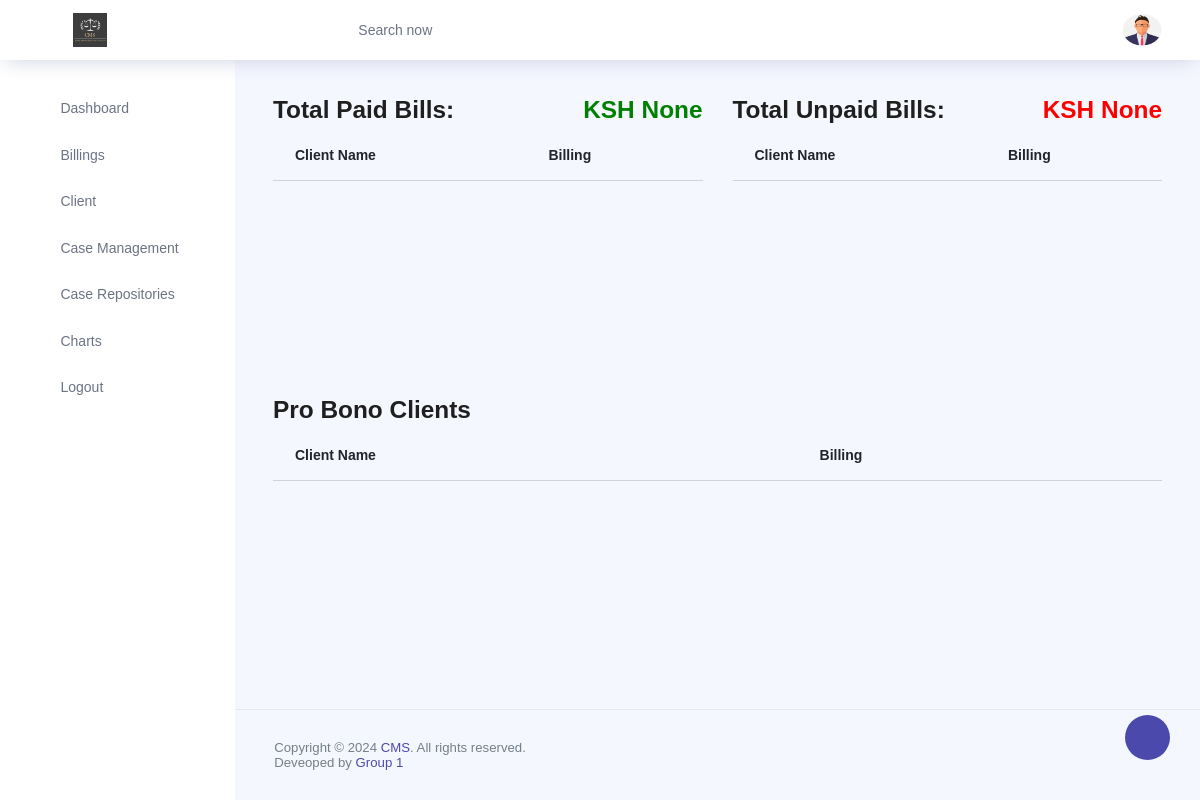
The page /billing/ on the database as committed earlier.
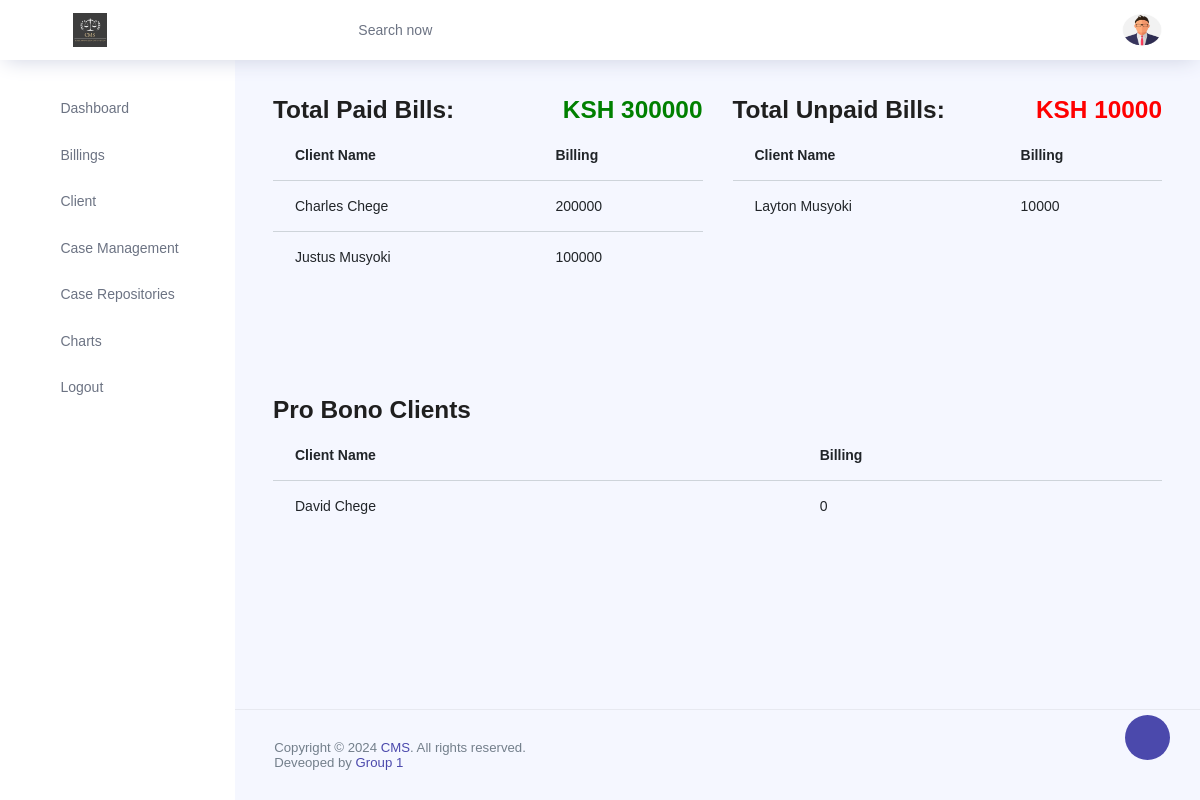
The same page on the database as committed later.
### app/models.py (models this page shows, shortened)
class Clients(models.Model):
    first_name = models.CharField(max_length=100)
    sir_name = models.CharField(max_length=100)
    phone_number = models.CharField(max_length=15)
    email = models.EmailField()
    county = models.CharField(max_length=100)
    country = models.CharField(max_length=100)
    status= models.CharField(max_length=100,choices=[('ongoing','ongoing'),('case closed','case closed')],default='ongoing',blank=True,null=True)
    matter_number = models.CharField(max_length=100)
    matter_name = models.CharField(max_length=100)
    document_upload = models.FileField(upload_to='documents/')
    description = models.TextField()
    pleading_status = models.CharField(
        max_length=50,
        choices=[('plaintiff', 'Plaintiff'), ('defendant', 'Defendant')]
    )
    MATTER_TYPE_CHOICES = [
        ('criminal', 'Criminal'),
        ('civil', 'Civil'),
        ('other', 'Other Services'),
    ]
    CRIMINAL_CHOICES = [
        ('option1', 'Option 1'),
        ('option2', 'Option 2'),
        ('option3', 'Option 3'),
    ]
    CIVIL_CHOICES = [
        ('option1', 'Option 1'),
        ('option2', 'Option 2'),
        ('option3', 'Option 3'),
    ]
    OTHER_SERVICES_CHOICES = [
        ('option1', 'Option 1'),
        ('option2', 'Option 2'),
        ('option3', 'Option 3'),
    ]
    statement = models.TextField()
    dispute = models.CharField(max_length=50, choices=MATTER_TYPE_CHOICES)
    criminal_sub_option = models.CharField(max_length=50, blank=True, null=True, choices=CRIMINAL_CHOICES)
    civil_sub_option = models.CharField(max_length=50, blank=True, null=True, choices=CIVIL_CHOICES)
    other_services_sub_option = models.CharField(max_length=50, blank=True, null=True, choices=OTHER_SERVICES_CHOICES)
    billing = models.CharField(default=0.0,blank=True,null=True,max_length=100)
    payment_status = models.CharField(
        max_length=50,
        null=True,
        blank=True,
        choices=[('paid', 'Paid'), ('unpaid', 'Unpaid'), ('pro Bono', 'pro_Bono')]
    )

### app/views.py (the view)
# urls.py: path("billing/", Billing, name="Billing"),
def Billing(request):
    unpaid=Clients.objects.filter(payment_status='unpaid')[:5]
    paid=Clients.objects.filter(payment_status='paid')[:5]
    proBono=Clients.objects.filter(payment_status='pro Bono')[:5]
    TotalAmountPaid=Clients.objects.filter(payment_status='paid').aggregate(Sum('billing'))['billing__sum']
    TotalAmountUnpaid=Clients.objects.filter(payment_status='unpaid').aggregate(Sum('billing'))['billing__sum']
    context={
        "unpaid":unpaid,
        "paid":paid,
        "proBono":proBono,
        "TotalAmountPaid":TotalAmountPaid,
        "TotalAmountUnpaid":TotalAmountUnpaid
    }
    return render(request, "billing.html",context)

### app/templates/billing.html
{% extends 'base.html' %}
{% block content %}
<div class="content-wrapper">
<div class="row">
    <div class="col-lg-6" style="height: 300px;">
        <h3><strong>Total Paid Bills: <span style="float: right;color: green;">KSH {{TotalAmountPaid}}</span></strong></h3>
        <table class="table table-striped">
            <thead>
                <tr>
                    <th>Client Name</th>
                    <th>Billing</th>
                </tr>
            </thead>
            {% for data in paid %}
            <tr>
                <td>{{data.first_name}} {{data.sir_name}}</td>
                <td>{{data.billing}}</td>
            </tr>
            {% endfor %}
        </table>
    </div>
    <div class="col-lg-6">
        <h3><strong>Total Unpaid Bills: <span style="float: right;color: red;">KSH {{TotalAmountUnpaid}}</span></strong></h3>
        <table class="table table-striped">
            <thead>
                <tr>
                    <th>Client Name</th>
                    <th>Billing</th>
                </tr>
            </thead>
            {% for data in unpaid %}
            <tr>
                <td>{{data.first_name}} {{data.sir_name}}</td>
                <td>{{data.billing}}</td>
            </tr>
            {% endfor %}
        </table>
    </div>
    <div class="col-lg-12">
        <table class="table table-striped">
            <h3><strong>Pro Bono Clients</strong></h3>
            <thead>
                <tr>
                    <th>Client Name</th>
                    <th>Billing</th>
                </tr>
            </thead>
            {% for data in proBono %}
            <tr>
                <td>{{data.first_name}} {{data.sir_name}}</td>
                <td>0</td>
            </tr>
            {% endfor %}
        </table>
    </div>
</div>
</div>
{% endblock %}

Rows that differ between the two databases and show on the page:
now on this page (row edited): Clients: first_name "Charles", sir_name "Chege", billing "200000", shown under "Total Paid Bills:"
added Clients: first_name "Justus", sir_name "Musyoki", billing "100000", shown under "Total Paid Bills:"
added Clients: first_name "Layton", sir_name "Musyoki", billing "10000", shown under "Total Unpaid Bills:"
added Clients: first_name "David", sir_name "Chege", shown under "Pro Bono Clients"
Other text that changed with them:
{{ TotalAmountPaid }}: "None" → "300000"
{{ TotalAmountUnpaid }}: "None" → "10000"
